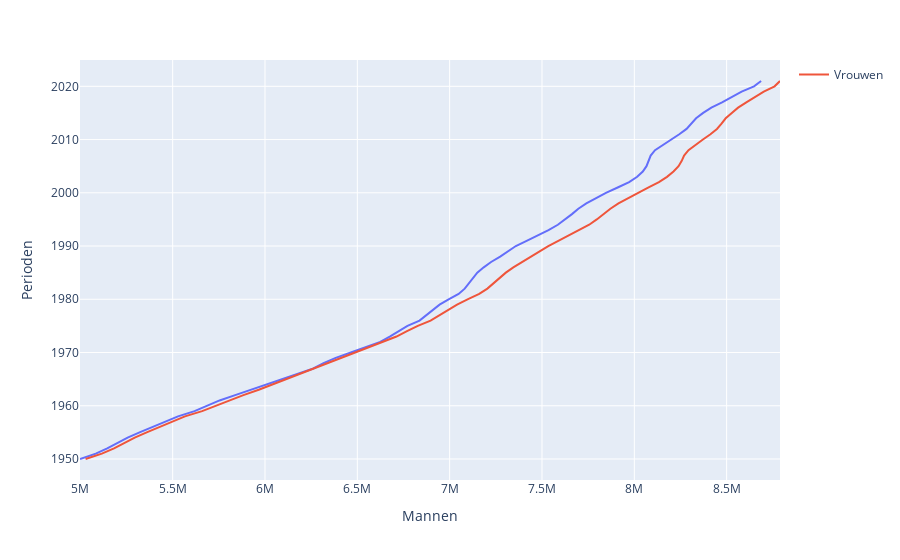

Write notebook code for a chart like this one.
### Code cell
fig = px.line(df, x=df['Mannen'], y=df['Perioden'], labels='Mannen')
fig.add_scatter(x=df['Vrouwen'], y=df['Perioden'], name='Vrouwen')
fig.show()
